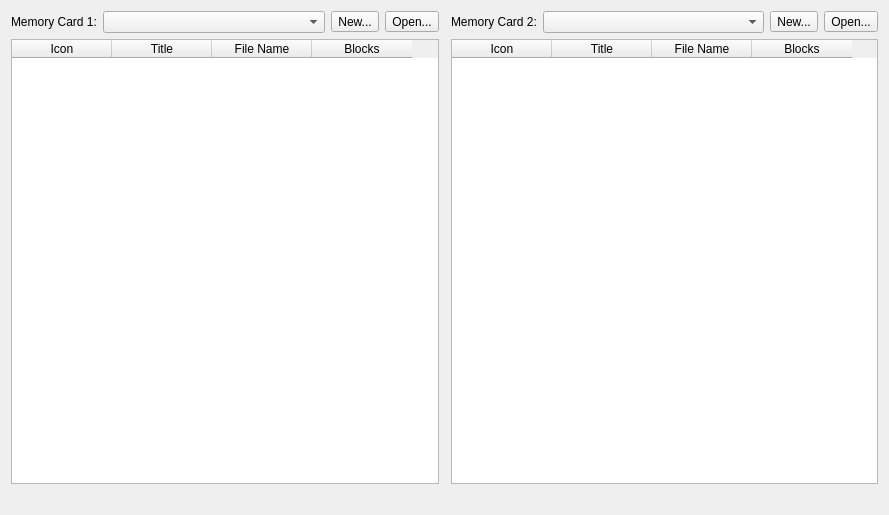
<?xml version="1.0" encoding="UTF-8"?>
<ui version="4.0">
 <class>MemoryCardEditorDialog</class>
 <widget class="QWidget" name="MemoryCardEditorDialog">
  <property name="geometry">
   <rect>
    <x>0</x>
    <y>0</y>
    <width>889</width>
    <height>515</height>
   </rect>
  </property>
  <property name="windowTitle">
   <string>Memory Card Editor</string>
  </property>
  <property name="windowIcon">
   <iconset resource="resources/duckstation-qt.qrc">
    <normaloff>:/icons/duck.png</normaloff>:/icons/duck.png</iconset>
  </property>
  <layout class="QGridLayout" name="gridLayout">
   <item row="1" column="0">
    <widget class="QTableWidget" name="cardA">
     <property name="contextMenuPolicy">
      <enum>Qt::ContextMenuPolicy::CustomContextMenu</enum>
     </property>
     <property name="selectionMode">
      <enum>QAbstractItemView::SelectionMode::SingleSelection</enum>
     </property>
     <property name="selectionBehavior">
      <enum>QAbstractItemView::SelectionBehavior::SelectRows</enum>
     </property>
     <attribute name="horizontalHeaderHighlightSections">
      <bool>false</bool>
     </attribute>
     <attribute name="horizontalHeaderShowSortIndicator" stdset="0">
      <bool>false</bool>
     </attribute>
     <attribute name="verticalHeaderVisible">
      <bool>false</bool>
     </attribute>
     <column>
      <property name="text">
       <string>Icon</string>
      </property>
     </column>
     <column>
      <property name="text">
       <string>Title</string>
      </property>
     </column>
     <column>
      <property name="text">
       <string>File Name</string>
      </property>
     </column>
     <column>
      <property name="text">
       <string>Blocks</string>
      </property>
     </column>
    </widget>
   </item>
   <item row="0" column="3">
    <layout class="QHBoxLayout" name="horizontalLayout_2" stretch="0,1,0,0">
     <item>
      <widget class="QLabel" name="label_2">
       <property name="text">
        <string>Memory Card 2:</string>
       </property>
      </widget>
     </item>
     <item>
      <widget class="QComboBox" name="cardBPath">
       <property name="currentText">
        <string/>
       </property>
      </widget>
     </item>
     <item>
      <widget class="QToolButton" name="newCardB">
       <property name="text">
        <string>New...</string>
       </property>
       <property name="icon">
        <iconset resource="resources/duckstation-qt.qrc">
         <normaloff>:/icons/document-new.png</normaloff>:/icons/document-new.png</iconset>
       </property>
      </widget>
     </item>
     <item>
      <widget class="QToolButton" name="openCardB">
       <property name="text">
        <string>Open...</string>
       </property>
       <property name="icon">
        <iconset resource="resources/duckstation-qt.qrc">
         <normaloff>:/icons/document-open.png</normaloff>:/icons/document-open.png</iconset>
       </property>
      </widget>
     </item>
    </layout>
   </item>
   <item row="2" column="3">
    <layout class="QHBoxLayout" name="horizontalLayout_3" stretch="1,0">
     <item>
      <widget class="QLabel" name="cardBUsage">
       <property name="text">
        <string notr="true"/>
       </property>
      </widget>
     </item>
     <item>
      <widget class="QDialogButtonBox" name="buttonBoxB">
       <property name="standardButtons">
        <set>QDialogButtonBox::StandardButton::NoButton</set>
       </property>
      </widget>
     </item>
    </layout>
   </item>
   <item row="2" column="0">
    <layout class="QHBoxLayout" name="horizontalLayout_4" stretch="1,0">
     <item>
      <widget class="QLabel" name="cardAUsage">
       <property name="text">
        <string notr="true"/>
       </property>
      </widget>
     </item>
     <item>
      <widget class="QDialogButtonBox" name="buttonBoxA">
       <property name="standardButtons">
        <set>QDialogButtonBox::StandardButton::NoButton</set>
       </property>
      </widget>
     </item>
    </layout>
   </item>
   <item row="0" column="0">
    <layout class="QHBoxLayout" name="horizontalLayout" stretch="0,1,0,0">
     <item>
      <widget class="QLabel" name="label">
       <property name="text">
        <string>Memory Card 1:</string>
       </property>
      </widget>
     </item>
     <item>
      <widget class="QComboBox" name="cardAPath"/>
     </item>
     <item>
      <widget class="QToolButton" name="newCardA">
       <property name="text">
        <string>New...</string>
       </property>
       <property name="icon">
        <iconset resource="resources/duckstation-qt.qrc">
         <normaloff>:/icons/document-new.png</normaloff>:/icons/document-new.png</iconset>
       </property>
      </widget>
     </item>
     <item>
      <widget class="QToolButton" name="openCardA">
       <property name="text">
        <string>Open...</string>
       </property>
       <property name="icon">
        <iconset resource="resources/duckstation-qt.qrc">
         <normaloff>:/icons/document-open.png</normaloff>:/icons/document-open.png</iconset>
       </property>
      </widget>
     </item>
    </layout>
   </item>
   <item row="1" column="3">
    <widget class="QTableWidget" name="cardB">
     <property name="contextMenuPolicy">
      <enum>Qt::ContextMenuPolicy::CustomContextMenu</enum>
     </property>
     <property name="selectionMode">
      <enum>QAbstractItemView::SelectionMode::SingleSelection</enum>
     </property>
     <property name="selectionBehavior">
      <enum>QAbstractItemView::SelectionBehavior::SelectRows</enum>
     </property>
     <attribute name="horizontalHeaderHighlightSections">
      <bool>false</bool>
     </attribute>
     <attribute name="horizontalHeaderShowSortIndicator" stdset="0">
      <bool>false</bool>
     </attribute>
     <attribute name="verticalHeaderVisible">
      <bool>false</bool>
     </attribute>
     <column>
      <property name="text">
       <string>Icon</string>
      </property>
     </column>
     <column>
      <property name="text">
       <string>Title</string>
      </property>
     </column>
     <column>
      <property name="text">
       <string>File Name</string>
      </property>
     </column>
     <column>
      <property name="text">
       <string>Blocks</string>
      </property>
     </column>
    </widget>
   </item>
   <item row="1" column="1">
    <widget class="QDialogButtonBox" name="centerButtonBox">
     <property name="orientation">
      <enum>Qt::Orientation::Vertical</enum>
     </property>
     <property name="standardButtons">
      <set>QDialogButtonBox::StandardButton::NoButton</set>
     </property>
    </widget>
   </item>
  </layout>
 </widget>
 <resources>
  <include location="resources/duckstation-qt.qrc"/>
 </resources>
 <connections/>
</ui>
